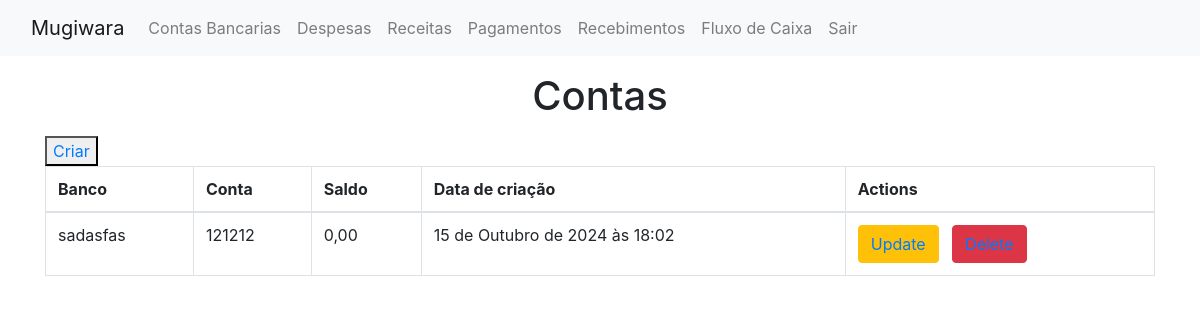
Page /show_conta_bancaria/ on the earlier database version.
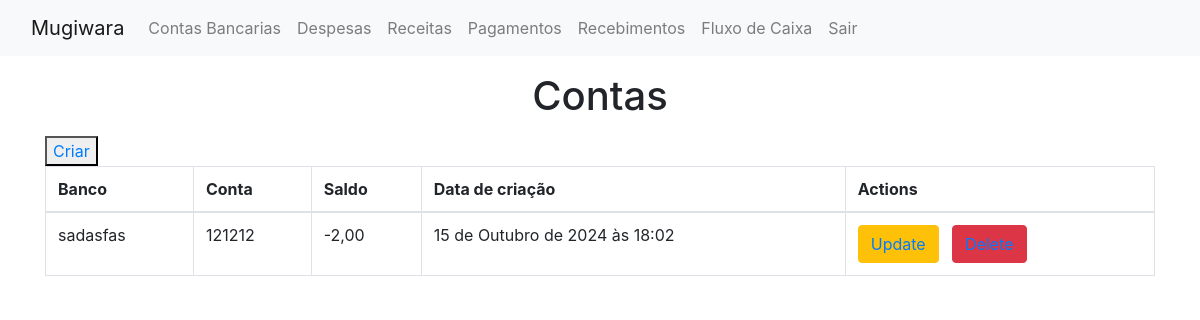
Same page on the later database version.
### mugiwara/models/conta_bancaria.py (models this page shows, shortened)
class conta_bancaria(models.Model):
    nome_banco = models.CharField(max_length=50)
    agencia = models.CharField(max_length=3)
    numero_conta = models.CharField(max_length=50)
    saldo_atual = models.DecimalField(decimal_places=2, max_digits=9, default=0, auto_created=True)
    created_at = models.DateTimeField(auto_now_add=True, auto_created=True)
    updated_at = models.DateTimeField(auto_now=True, auto_created=True)
    class Meta:
        ordering = ['id', '-created_at', 'nome_banco']

### mugiwara/views.py (the view)
# urls.py: path('show_conta_bancaria/', views.showContaBancariaView, name='show_conta_bancaria'),
def showContaBancariaView(request):
    contas = conta_bancaria.objects.all()
    context = {
        'contas': contas
    }
    return render(request, 'mugiwara/show_conta_bancaria.html', context)

### mugiwara/templates/mugiwara/show_conta_bancaria.html (shortened to what this page needs)
{% extends 'layout.html' %}
{% block content %}
<div class="container">
<h1 class="text-center mt-3 mb-3">Contas</h1>
<button><a href="{% url 'conta_bancaria' %}">Criar</a></button>
<table class="table table-bordered">
   <thead>
     <tr>
       <th scope="col">Banco</th>
       <th scope="col">Conta</th>
       <th scope="col">Saldo</th>
       <th scope="col">Data de criação</th>
       <th scope="col">Actions</th>
     </tr>
   </thead>
   <tbody>
   {% for conta in contas %}
     <tr>
       <td>{{conta.nome_banco}}</td>
       <td>{{conta.numero_conta}}</td>
       <td>{{conta.saldo_atual}}</td>
       <td>{{conta.created_at}}</td>
       <td>
           <button class="btn btn-warning"><a href="{% url 'conta_bancaria' conta.id %}">Update</a></button>&nbsp;&nbsp;
           <button class="btn btn-danger"><a href="{% url 'delete_conta_bancaria' conta.id %}">Delete</a></button>
       </td>
     </tr>
   {% endfor %}
   </tbody>
 </table>
</div>
{% endblock %}

Differences in the rows shown:
changed conta_bancaria "sadasfas": saldo_atual "0,00" → "-2,00"
